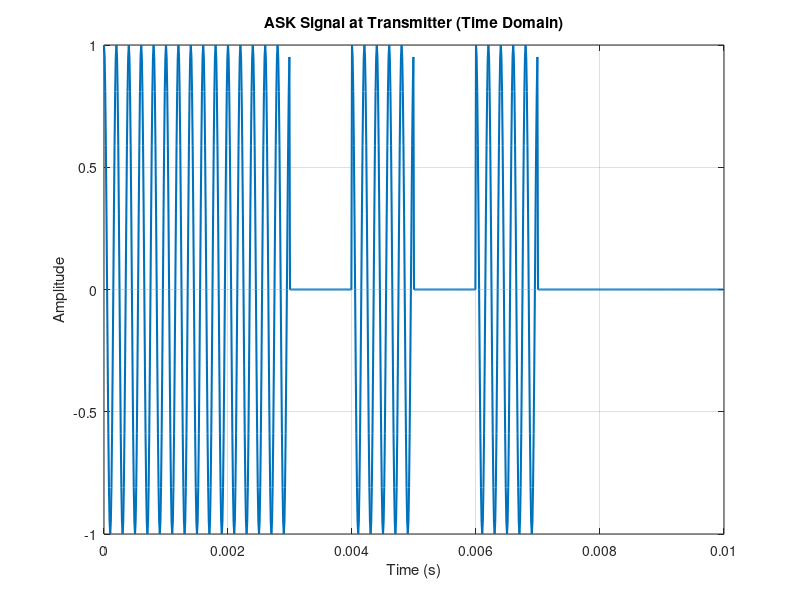
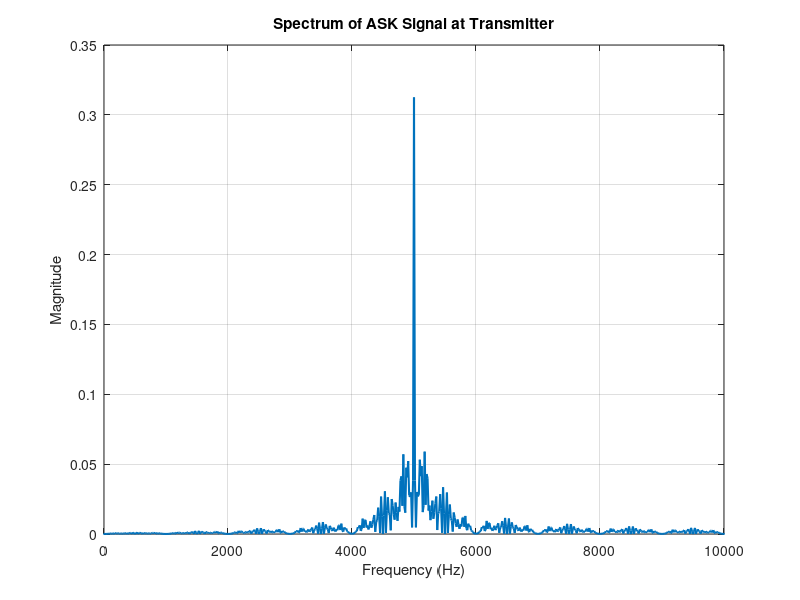
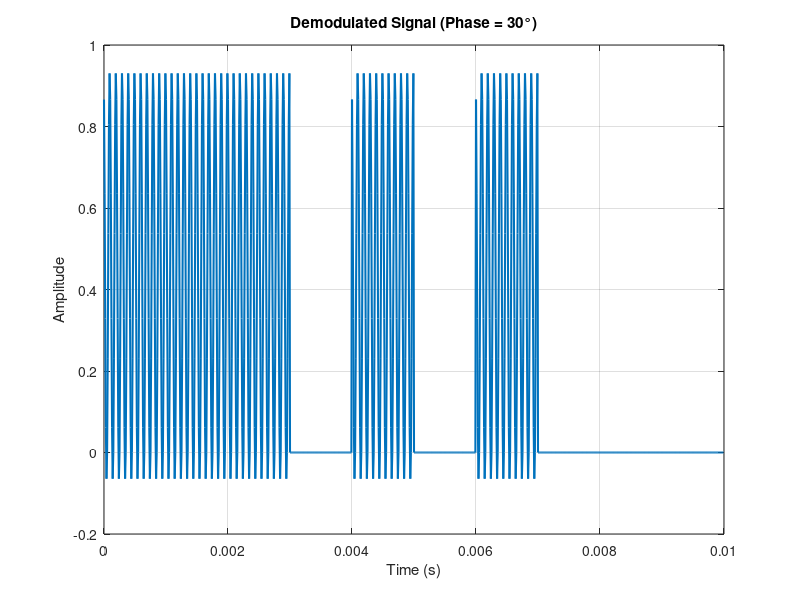
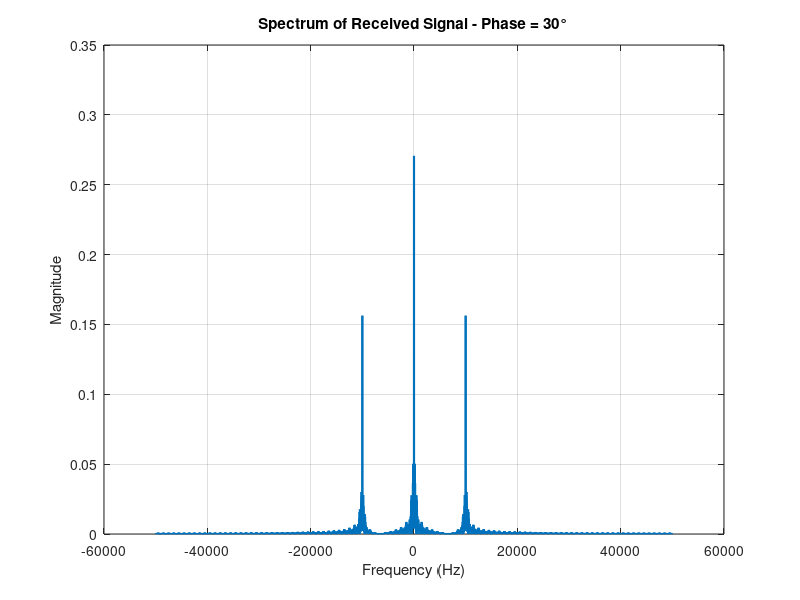

These charts were generated, in order, by the following MATLAB code:
% ---------------------Parameters-------------------%
bit_rate = 1000;                 % bits per second
fc = 5000;                       % Carrier frequency (Hz)
num_bits = 64;                   % Number of bits
samples_per_bit = 100;           % Oversampling
fs = bit_rate * samples_per_bit; % Sampling frequency
T = 1 / bit_rate;
t = 0:1/fs:num_bits*T - 1/fs;
% -------------------random binary data--------------------%
data_bits = randi([0 1], 1, num_bits)
data_upsampled = repelem(data_bits, samples_per_bit);
%  -------------------ASK Modulation-------------------%
carrier = cos(2*pi*fc*t);
ask_signal = data_upsampled .* carrier;
% -------------Time-Domain Plot (Transmitter Output)-------------%
figure;
plot(t(1:1000), ask_signal(1:1000), 'LineWidth', 1.5);
title('ASK Signal at Transmitter (Time Domain)');
xlabel('Time (s)');
ylabel('Amplitude');
grid on;
% -----------Frequency-Domain Plot (Transmitter Output)------------%
n = length(ask_signal);
df=fs/n;
if (rem(n,2)==0)
    f = (-fs/2):df:(fs/2-df);
else
    f = -(fs/2-df/2):df:(fs/2-df/2);
end
ASK_fft = fftshift(abs(fft(ask_signal))/n);
figure;
plot(f, ASK_fft, 'LineWidth', 1.5);
title('Spectrum of ASK Signal at Transmitter');
xlabel('Frequency (Hz)');
ylabel('Magnitude');
xlim([0 2*fc]);
grid on;
% ---------Coherent Receiver: Demodulation with Phase Offsets-------------%
phases = [30, 60, 90];
for i = 1:length(phases)
    phase_deg = phases(i);
    phase_rad = deg2rad(phase_deg);
    % receiver_carrier with phase offset
    receiver_carrier = cos(2*pi*fc*t + phase_rad);
    % Coherent detection
    received = ask_signal .* receiver_carrier;
    % Integrate and decision
    demod_bits = zeros(1, num_bits);
    for i = 1:num_bits
        idx_start = (i-1)*samples_per_bit + 1;
        idx_end = i*samples_per_bit;
        segment = received(idx_start:idx_end);
        avg_val = mean(segment);
        demod_bits(i) = avg_val > 0.15;  % simple thresholding
    end
   % Plot demodulated signal (partial for visualization)
    figure;
    plot(t(1:1000), received(1:1000), 'LineWidth', 1.5);
    title(['Demodulated Signal (Phase = ', num2str(phase_deg), '°)']);
    xlabel('Time (s)');
    ylabel('Amplitude');
    grid on;
    % -----------Frequency-Domain Plot (Receiver Output)------------%
    received_fft = fftshift(abs(fft(received)) / n);
    figure;
    plot(f, received_fft, 'LineWidth', 1.5);
    title(['Spectrum of Received Signal - Phase = ', num2str(phase_deg), '°']);
    xlabel('Frequency (Hz)');
    ylabel('Magnitude');
    grid on;
   end

